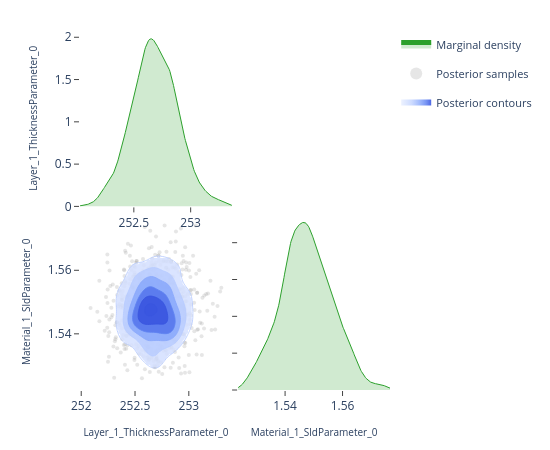

The notebook cell saved with this chart:
### Code cell
# ---- Pairwise focus: thickness vs SLD ---------------------------------------
# A 2-parameter corner plot zooms in on the joint posterior for a specific
# pair.  This is the same view the EasyReflectometryApp's "2D Heatmap"
# sub-tab uses to inspect parameter degeneracies.


params_of_interest = ['Layer_1_ThicknessParameter_0', 'Material_1_SldParameter_0']
idx = [posterior.param_names.index(p) for p in params_of_interest]
subset_draws = np.asarray(posterior.draws)[:, idx]

fig = plot_corner(subset_draws, params_of_interest)
fig.show()

### Figure 1 — Plotly figure (JSON) as saved in the notebook; plotly's stock layout.template omitted (floating-point values rounded to 4 significant figures; data arrays with more than 128 entries replaced by an {"elided": "..."} marker saying what was removed)
{"data": [{"fill": "tozeroy", "fillcolor": "rgba(44, 160, 44, 0.22)", "hoverinfo": "skip", "legendgroup": "marginal", "line": {"color": "rgb(44, 160, 44)", "width": 1}, "mode": "lines", "name": "Marginal density", "showlegend": true, "type": "scatter", "x": {"elided": "256 float values"}, "xaxis": "x", "y": {"elided": "256 float values"}, "yaxis": "y"}, {"hoverinfo": "skip", "legendgroup": "scatter", "marker": {"color": "rgba(140, 140, 140, 0.22)", "size": 4}, "mode": "markers", "name": "Posterior samples", "showlegend": true, "type": "scatter", "x": {"elided": "800 float values"}, "xaxis": "x3", "y": {"elided": "800 float values"}, "yaxis": "y3", "zorder": 0}, {"colorscale": [[0.0, "rgba(224, 233, 255, 0.62)"], [0.35, "rgba(183, 203, 255, 0.70)"], [0.6, "rgba(138, 169, 252, 0.78)"], [0.82, "rgba(96, 131, 242, 0.84)"], [1.0, "rgba(58, 86, 224, 0.90)"]], "connectgaps": false, "contours": {"coloring": "fill", "end": 83.53, "showlabels": false, "showlines": false, "size": 13.19, "start": 17.59}, "hoverinfo": "skip", "legendgroup": "contour", "name": "Posterior contours", "showlegend": true, "showscale": false, "type": "contour", "x": [252.0, 252.0, 252.1, 252.1, 252.1, 252.1, 252.1, 252.1, 252.2, 252.2, 252.2, 252.2, 252.2, 252.2, 252.3, 252.3, 252.3, 252.3, 252.3, 252.3, 252.4, 252.4, 252.4, 252.4, 252.4, 252.4, 252.5, 252.5, 252.5, 252.5, 252.5, 252.6, 252.6, 252.6, 252.6, 252.6, 252.6, 252.7, 252.7, 252.7, 252.7, 252.7, 252.7, 252.8, 252.8, 252.8, 252.8, 252.8, 252.8, 252.9, 252.9, 252.9, 252.9, 252.9, 252.9, 253.0, 253.0, 253.0, 253.0, 253.0, 253.0, 253.1, 253.1, 253.1, 253.1, 253.1, 253.1, 253.2, 253.2, 253.2, 253.2, 253.2, 253.2, 253.3, 253.3, 253.3, 253.3, 253.3, 253.3, 253.4], "xaxis": "x3", "y": [1.524, 1.524, 1.525, 1.526, 1.526, 1.527, 1.528, 1.528, 1.529, 1.53, 1.53, 1.531, 1.532, 1.532, 1.533, 1.534, 1.534, 1.535, 1.536, 1.536, 1.537, 1.538, 1.538, 1.539, 1.54, 1.54, 1.541, 1.542, 1.542, 1.543, 1.544, 1.544, 1.545, 1.546, 1.546, 1.547, 1.548, 1.548, 1.549, 1.55, 1.55, 1.551, 1.552, 1.552, 1.553, 1.554, 1.554, 1.555, 1.556, 1.556, 1.557, 1.558, 1.558, 1.559, 1.56, 1.56, 1.561, 1.562, 1.562, 1.563, 1.564, 1.564, 1.565, 1.566, 1.566, 1.567, 1.568, 1.568, 1.569, 1.57, 1.57, 1.571, 1.572, 1.573, 1.573, 1.574, 1.575, 1.575, 1.576, 1.577], "yaxis": "y3", "z": {"elided": "80x80 float values"}, "zmax": 83.53, "zmin": 17.59, "zorder": 1}, {"colorscale": [[0.0, "rgba(183, 203, 255, 0.94)"], [0.35, "rgba(183, 203, 255, 0.94)"], [0.35, "rgba(138, 169, 252, 0.95)"], [0.6, "rgba(138, 169, 252, 0.95)"], [0.6, "rgba(96, 131, 242, 0.96)"], [0.82, "rgba(96, 131, 242, 0.96)"], [0.82, "rgba(58, 86, 224, 0.98)"], [1.0, "rgba(58, 86, 224, 0.98)"]], "contours": {"coloring": "lines", "end": 83.53, "showlabels": false, "size": 13.19, "start": 17.59}, "hoverinfo": "skip", "legendgroup": "contour", "line": {"width": 0.9}, "showlegend": false, "showscale": false, "type": "contour", "x": [252.0, 252.0, 252.1, 252.1, 252.1, 252.1, 252.1, 252.1, 252.2, 252.2, 252.2, 252.2, 252.2, 252.2, 252.3, 252.3, 252.3, 252.3, 252.3, 252.3, 252.4, 252.4, 252.4, 252.4, 252.4, 252.4, 252.5, 252.5, 252.5, 252.5, 252.5, 252.6, 252.6, 252.6, 252.6, 252.6, 252.6, 252.7, 252.7, 252.7, 252.7, 252.7, 252.7, 252.8, 252.8, 252.8, 252.8, 252.8, 252.8, 252.9, 252.9, 252.9, 252.9, 252.9, 252.9, 253.0, 253.0, 253.0, 253.0, 253.0, 253.0, 253.1, 253.1, 253.1, 253.1, 253.1, 253.1, 253.2, 253.2, 253.2, 253.2, 253.2, 253.2, 253.3, 253.3, 253.3, 253.3, 253.3, 253.3, 253.4], "xaxis": "x3", "y": [1.524, 1.524, 1.525, 1.526, 1.526, 1.527, 1.528, 1.528, 1.529, 1.53, 1.53, 1.531, 1.532, 1.532, 1.533, 1.534, 1.534, 1.535, 1.536, 1.536, 1.537, 1.538, 1.538, 1.539, 1.54, 1.54, 1.541, 1.542, 1.542, 1.543, 1.544, 1.544, 1.545, 1.546, 1.546, 1.547, 1.548, 1.548, 1.549, 1.55, 1.55, 1.551, 1.552, 1.552, 1.553, 1.554, 1.554, 1.555, 1.556, 1.556, 1.557, 1.558, 1.558, 1.559, 1.56, 1.56, 1.561, 1.562, 1.562, 1.563, 1.564, 1.564, 1.565, 1.566, 1.566, 1.567, 1.568, 1.568, 1.569, 1.57, 1.57, 1.571, 1.572, 1.573, 1.573, 1.574, 1.575, 1.575, 1.576, 1.577], "yaxis": "y3", "z": {"elided": "80x80 float values"}, "zmax": 83.53, "zmin": 17.59, "zorder": 2}, {"fill": "tozeroy", "fillcolor": "rgba(44, 160, 44, 0.22)", "hoverinfo": "skip", "legendgroup": "marginal", "line": {"color": "rgb(44, 160, 44)", "width": 1}, "mode": "lines", "name": "Marginal density", "showlegend": false, "type": "scatter", "x": {"elided": "256 float values"}, "xaxis": "x4", "y": {"elided": "256 float values"}, "yaxis": "y4"}], "layout": {"height": 450, "legend": {"font": {"size": 11}, "itemsizing": "constant", "orientation": "v", "x": 1.02, "xanchor": "left", "y": 1.0, "yanchor": "top"}, "margin": {"b": 60, "l": 80, "r": 160, "t": 30}, "plot_bgcolor": "white", "showlegend": true, "width": 550, "xaxis": {"anchor": "y", "domain": [0.0, 0.49], "showgrid": false, "ticks": "outside", "zeroline": false}, "xaxis2": {"anchor": "y2", "domain": [0.51, 1.0], "showgrid": false, "ticks": "outside", "visible": false, "zeroline": false}, "xaxis3": {"anchor": "y3", "domain": [0.0, 0.49], "showgrid": false, "ticks": "outside", "title": {"font": {"size": 10}, "text": "Layer_1_ThicknessParameter_0"}, "zeroline": false}, "xaxis4": {"anchor": "y4", "domain": [0.51, 1.0], "showgrid": false, "ticks": "outside", "title": {"font": {"size": 10}, "text": "Material_1_SldParameter_0"}, "zeroline": false}, "yaxis": {"anchor": "x", "domain": [0.51, 1.0], "showgrid": false, "ticks": "outside", "title": {"font": {"size": 10}, "text": "Layer_1_ThicknessParameter_0"}, "zeroline": false}, "yaxis2": {"anchor": "x2", "domain": [0.51, 1.0], "showgrid": false, "ticks": "outside", "visible": false, "zeroline": false}, "yaxis3": {"anchor": "x3", "domain": [0.0, 0.49], "showgrid": false, "ticks": "outside", "title": {"font": {"size": 10}, "text": "Material_1_SldParameter_0"}, "zeroline": false}, "yaxis4": {"anchor": "x4", "domain": [0.0, 0.49], "showgrid": false, "showticklabels": false, "ticks": "outside", "zeroline": false}}}
